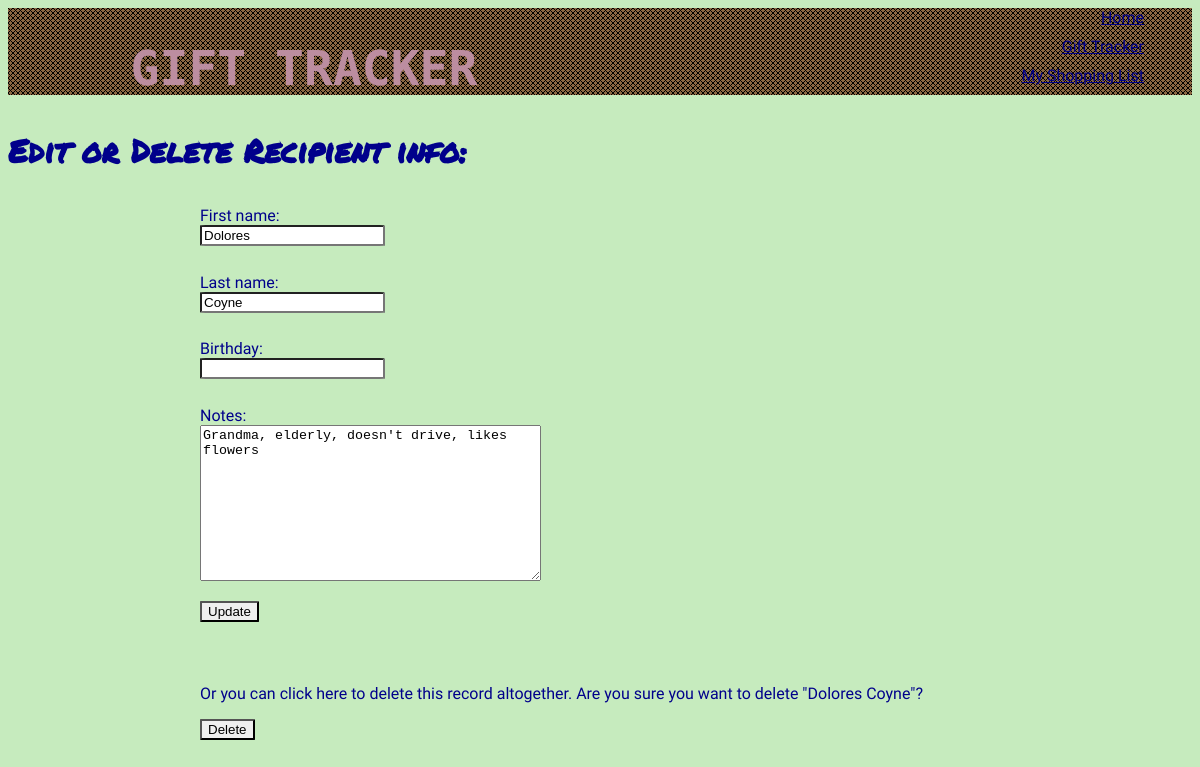
Before: /idea_tracker/recipient_update/28/ with the older database file.
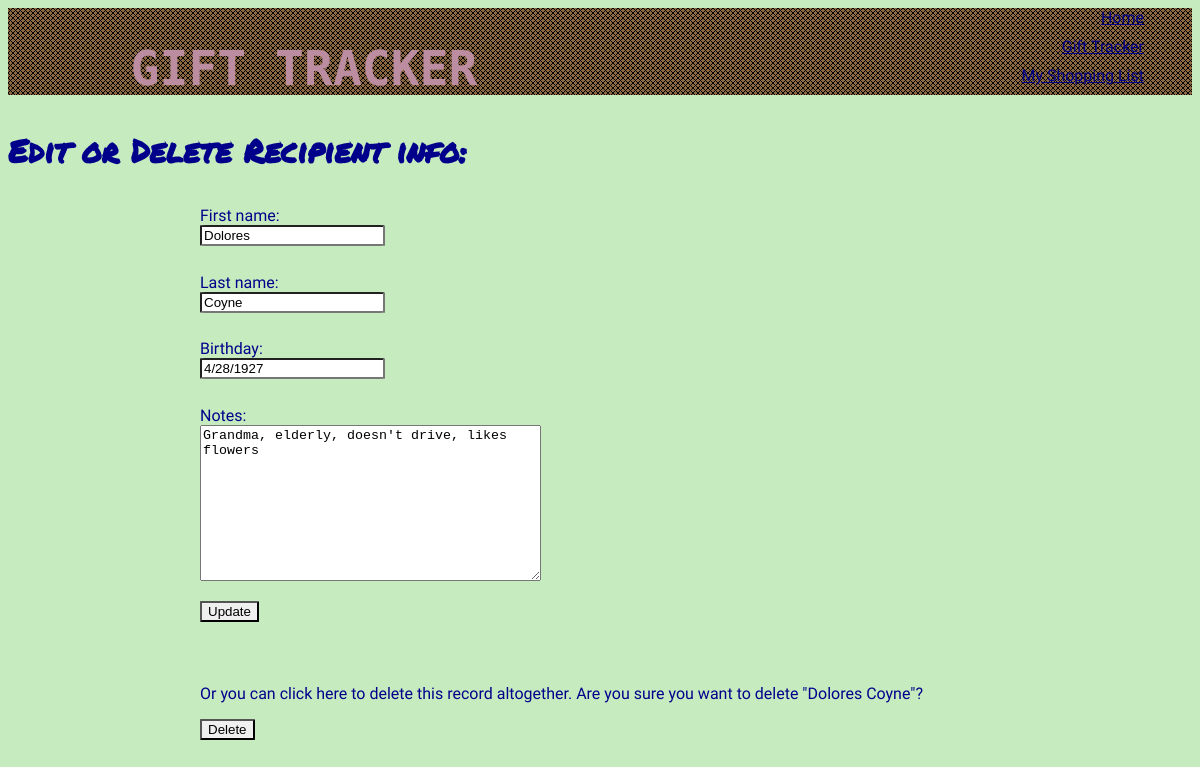
After: the same page with the newer database file.
### idea_tracker/models.py (models this page shows, shortened)
class Recipient(models.Model):
    first_name = models.CharField(max_length=30)
    last_name = models.CharField(max_length=30)
    birthday = models.CharField(max_length=10, blank=True)
    notes = models.TextField(max_length=255, blank=True)
    def __str__(self):
        return "{} {}".format(self.first_name, self.last_name)

### idea_tracker/views.py (the view, shortened to what this page needs)
# urls.py: url(r'^recipient_update/(?P<pk>\d+)/$', views.RecipientUpdate.as_view(), name='recipient_update_form'),
class RecipientUpdate(UpdateView):
    model = models.Recipient
    fields = ['first_name', 'last_name', 'birthday', 'notes']
    template_name_suffix = '_update_form'

### idea_tracker/templates/idea_tracker/recipient_update_form.html
{% extends 'layout.html' %}
{% load static from staticfiles %}
{% block content %}
<h3>Edit or Delete Recipient info:</h3>
<form action='' method="POST">{% csrf_token %}
    {{ form.as_p }}
    <input type="Submit" value="Update">
    <br>
    <p>Or you can click here to delete this record altogether. Are you
    sure you want to delete "{{ object }}"?</p>
    <input type="Submit" value="Delete">
</form>
{% endblock %}

Changed rows visible on the page:
changed Recipient "Dolores Coyne": birthday (not shown) → "4/28/1927"
